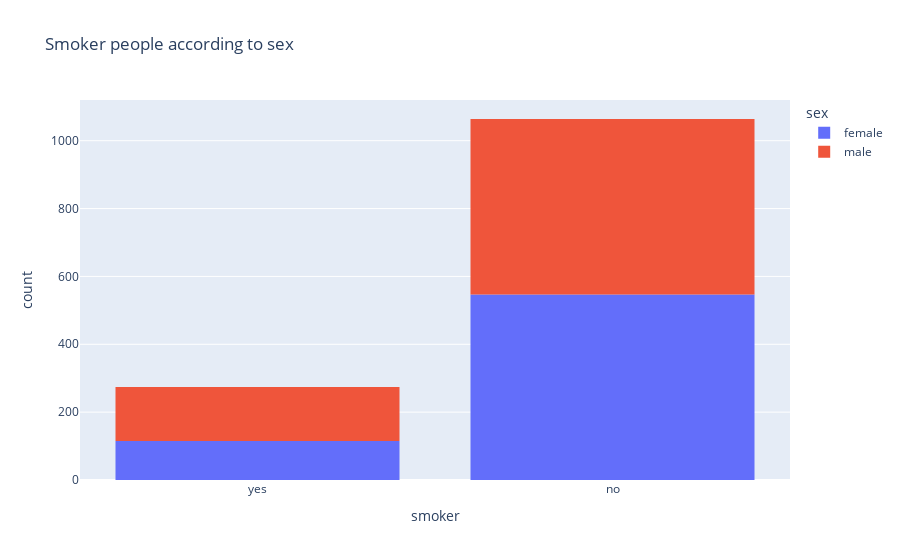

Notebook cell for this chart:
### Code cell
px.histogram(df,
             x='smoker',
             color='sex',
             title='Smoker people according to sex')

### Figure 1 — Plotly figure (JSON) as saved in the notebook; plotly's stock layout.template omitted (floating-point values rounded to 4 significant figures; data arrays with more than 128 entries replaced by an {"elided": "..."} marker saying what was removed)
{"data": [{"bingroup": "x", "hovertemplate": "sex=female<br>smoker=%{x}<br>count=%{y}<extra></extra>", "legendgroup": "female", "marker": {"color": "#636efa", "pattern": {"shape": ""}}, "name": "female", "orientation": "v", "showlegend": true, "type": "histogram", "x": {"elided": "662 str values"}, "xaxis": "x", "yaxis": "y"}, {"bingroup": "x", "hovertemplate": "sex=male<br>smoker=%{x}<br>count=%{y}<extra></extra>", "legendgroup": "male", "marker": {"color": "#EF553B", "pattern": {"shape": ""}}, "name": "male", "orientation": "v", "showlegend": true, "type": "histogram", "x": {"elided": "676 str values"}, "xaxis": "x", "yaxis": "y"}], "layout": {"barmode": "relative", "legend": {"title": {"text": "sex"}, "tracegroupgap": 0}, "title": {"text": "Smoker people according to sex"}, "xaxis": {"anchor": "y", "domain": [0, 1], "title": {"text": "smoker"}}, "yaxis": {"anchor": "x", "domain": [0, 1], "title": {"text": "count"}}}}
